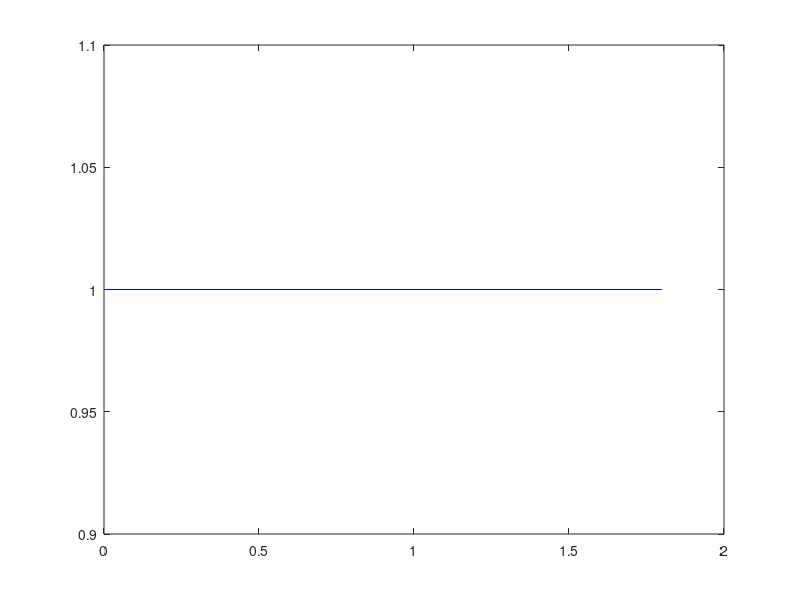

The MATLAB source for this figure:
clear;
data = zeros(30,1);
for i=1:5
    m = 3; n = 2;
    A = randn(m,n);
    b = randn(m,1);
    x = A\b;
    y = A*x;
    r = rank(A);
    A_pinv = pinv(A);
    [u,s,v] = svd(A);
    P_A = A*A_pinv;
    norm_b = norm(b);
    norm_y = norm(y);

    % condition numbers
    cos_theta = norm_y/norm_b;
    eta = (norm(A) * norm(x)) / norm(A*x);
    k_b_y = 1/cos_theta;
    k_b_x = cond(A)/(eta * cos_theta);

    % generate perturbations of b
    p_1 = 10^(-6).*randn(m,1);
    p_2 = 10^(-1).*randn(m,1);
    p_3 = randn(m,1);

    % comparing condition number base on definition vs theoretical
    def_k_b_y_1 = (norm(P_A*p_1) / norm(P_A *b)) * (norm_b / norm(p_1));
    def_k_b_y_2 = (norm(P_A*p_2) / norm(P_A *b)) * (norm_b / norm(p_2));
    def_k_b_y_3 = (norm(P_A*p_3) / norm(P_A *b)) * (norm_b / norm(p_3));
    
    indx = (i-1) * 6;
    data(indx + 1) = k_b_y - def_k_b_y_1;
    data(indx + 2) = k_b_y - def_k_b_y_2;
    data(indx + 3) = k_b_y - def_k_b_y_3;

    % comparing condition number base on definition vs theoretical
    def_k_b_x_1 = (norm(A_pinv*p_1) / norm(A_pinv *b)) * (norm_b / norm(p_1));
    def_k_b_x_2 = (norm(A_pinv*p_2) / norm(A_pinv *b)) * (norm_b / norm(p_2));
    def_k_b_x_3 = (norm(A_pinv*p_3) / norm(A_pinv *b)) * (norm_b / norm(p_3));
    
    data(indx + 4) = k_b_x - def_k_b_x_1;
    data(indx + 5) = k_b_x - def_k_b_x_2;
    data(indx + 6) = k_b_x - def_k_b_x_3;
end


plot(data,ones(30,1),'-b');

